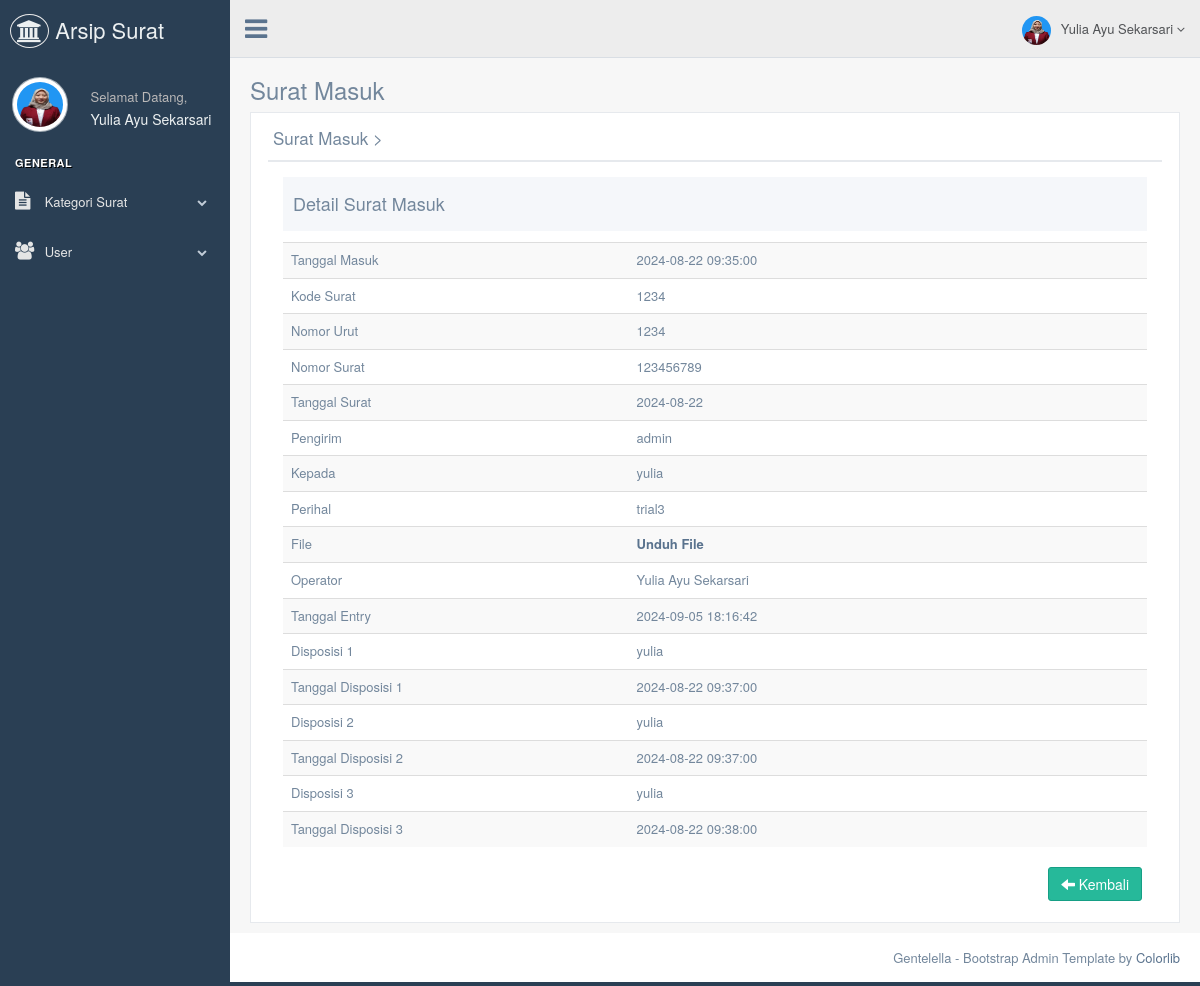
/admin/detail-suratmasuk.php?id_suratmasuk=9 (signed in), run on the app's committed database.
### tables this page shows
CREATE TABLE `tb_suratmasuk` (
  `id_suratmasuk` int(11) NOT NULL,
  `tanggalmasuk_suratmasuk` datetime NOT NULL DEFAULT current_timestamp(),
  `kode_suratmasuk` varchar(10) NOT NULL,
  `nomorurut_suratmasuk` varchar(7) NOT NULL,
  `nomor_suratmasuk` varchar(25) NOT NULL,
  `tanggalsurat_suratmasuk` date NOT NULL,
  `pengirim` varchar(255) NOT NULL,
  `kepada_suratmasuk` varchar(255) NOT NULL,
  `perihal_suratmasuk` text NOT NULL,
  `file_suratmasuk` varchar(255) NOT NULL,
  `operator` varchar(50) NOT NULL,
  `tanggal_entry` datetime NOT NULL DEFAULT current_timestamp(),
  `disposisi1` varchar(50) NOT NULL,
  `tanggal_disposisi1` datetime NOT NULL DEFAULT current_timestamp(),
  `disposisi2` varchar(50) NOT NULL,
  `tanggal_disposisi2` varchar(25) NOT NULL,
  `disposisi3` varchar(50) NOT NULL,
  `tanggal_disposisi3` datetime NOT NULL DEFAULT current_timestamp()
);

### admin/detail-suratmasuk.php (the view, shortened to what this page needs)
<!DOCTYPE html>
<html lang="en">
  <head>
    <link href="../assets/vendors/bootstrap/dist/css/bootstrap.min.css" rel="stylesheet">
    <link href="../assets/vendors/font-awesome/css/font-awesome.min.css" rel="stylesheet">
    <link href="../assets/vendors/nprogress/nprogress.css" rel="stylesheet">
    <link href="../assets/vendors/iCheck/skins/flat/green.css" rel="stylesheet">
    <link href="../assets/vendors/google-code-prettify/bin/prettify.min.css" rel="stylesheet">
    <link href="../assets/vendors/select2/dist/css/select2.min.css" rel="stylesheet">
    <link href="../assets/vendors/switchery/dist/switchery.min.css" rel="stylesheet">
    <link href="../assets/vendors/bootstrap-daterangepicker/daterangepicker.css" rel="stylesheet">
    <link href="../assets/vendors/bootstrap-datetimepicker/build/css/bootstrap-datetimepicker.css" rel="stylesheet">
    <link href="../assets/vendors/starrr/dist/starrr.css" rel="stylesheet">
    <link href="../assets/vendors/bootstrap-daterangepicker/daterangepicker.css" rel="stylesheet">
    <link href="../assets/build/css/custom.min.css" rel="stylesheet">
  </head>
  <body class="nav-md">
    <div class="container body">
      <div class="main_container">
        <?php
        include("sidebarmenu.php");
        ?>
        <?php
        include("header.php");
        ?>
        <div class="right_col" role="main">
          <div class="">
            <div class="page-title">
              <div class="title_left">
                <h3>Surat Masuk</h3>
              </div>
            </div>
            <div class="clearfix"></div>
            <div class="row">
              <div class="col-md-12 col-sm-12 col-xs-12">
                <div class="x_panel">
                  <div class="x_title">
                    <h2>Surat Masuk ><small>Detail Surat Masuk</small></h2>
                    <div class="clearfix"></div>
                  </div>
                     <?php include '../koneksi/koneksi.php';
                     $id			= mysqli_real_escape_string($db,$_GET['id_suratmasuk']);
                     $sql  		= "SELECT * FROM tb_suratmasuk where id_suratmasuk='".$id."'";
                     $query  	= mysqli_query($db, $sql);
                     $data 		= mysqli_fetch_array($query);?>
                  <div class="x_content">
                    <div class="col-md-12 col-sm-12 col-xs-12">
                      <div class="profile_title">
                        <div class="col-md-6">
                          <h2>Detail Surat Masuk </h2>
                        </div>
                      </div>
                      <div class="x_content">
                    </div>
                    <table class="table table-striped">
                      <tbody>
                        <tr>
                          <td width="40%">Tanggal Masuk</td>
                          <td><?php echo $data['tanggalmasuk_suratmasuk']?></td>
                        </tr>
                        <tr>
                          <td>Kode Surat</td>
                          <td><?php echo $data['kode_suratmasuk']?></td>
                        </tr>
                        <tr>
                          <td>Nomor Urut</td>
                          <td><?php echo $data['nomorurut_suratmasuk']?></td>
                        </tr>
                        <tr>
                          <td>Nomor Surat</td>
                          <td><?php echo $data['nomor_suratmasuk']?></td>
                        </tr>
                        <tr>
                          <td>Tanggal Surat</td>
                          <td><?php echo $data['tanggalsurat_suratmasuk']?></td>
                        </tr>
                        <tr>
                          <td>Pengirim</td>
                          <td><?php echo $data['pengirim']?></td>
                        </tr>
                        <tr>
                          <td>Kepada</td>
                          <td><?php echo $data['kepada_suratmasuk']?></td>
                        </tr>
                        <tr>
                          <td>Perihal</td>
                          <td><?php echo $data['perihal_suratmasuk']?></td>
                        </tr>
                        <tr>
                          <td>File</td>
                          <td><a href= "<?php echo 'surat_masuk/'.$data['file_suratmasuk'].''?>"><b>Unduh File</b></a></td>
                        </tr>
                        <tr>
                          <td>Operator</td>
                          <td><?php echo $data['operator']?></td>
                        </tr>
                        <tr>
                          <td>Tanggal Entry</td>
                          <td><?php echo $data['tanggal_entry']?></td>
                        </tr>
                        <tr>
                          <td>Disposisi 1</td>
                          <td><?php echo $data['disposisi1']?></td>
                        </tr>
                        <tr>
                          <td>Tanggal Disposisi 1</td>
                          <td><?php echo $data['tanggal_disposisi1']?></td>
                        </tr>
                        <tr>
                          <td>Disposisi 2</td>
                          <td><?php echo $data['disposisi2']?></td>
                        </tr>
                        <tr>
                          <td>Tanggal Disposisi 2</td>
                          <td><?php echo $data['tanggal_disposisi2']?></td>
                        </tr>
                         <tr>
                          <td>Disposisi 3</td>
                          <td><?php echo $data['disposisi3']?></td>
                        </tr>
                        <tr>
                          <td>Tanggal Disposisi 3</td>
                          <td><?php echo $data['tanggal_disposisi3']?></td>
                        </tr>
                      </tbody>
                    </table>
                    <div class="text-right">
                   <a href="datasuratmasuk.php" class="btn btn-success"><span class="glyphicon glyphicon-arrow-left"></span> Kembali</a></div>
                  </div>
                    </div>
                  </div>
                </div>
              </div>
            </div>
          </div>
        </div>
        <footer>
          <div class="pull-right">
            Gentelella - Bootstrap Admin Template by <a href="https://colorlib.com">Colorlib</a>
          </div>
          <div class="clearfix"></div>
        </footer>
      </div>
  </body>
</html>

### admin/sidebarmenu.php (shortened to what this page needs)
<?php
	 include '../koneksi/koneksi.php';
			$sql  		= "SELECT * FROM tb_admin where id_admin='".$_SESSION['id']."'";
			$query  	= mysqli_query($db, $sql);
			$data 		= mysqli_fetch_array($query);
?>
        <div class="col-md-3 left_col">
          <div class="left_col scroll-view">
            <div class="navbar nav_title" style="border: 0;">
              <a href="index.php" class="site_title"><i class="fa fa-institution"></i> <span> Arsip Surat</span></a>
            </div>
            <div class="profile clearfix">
              <div class="profile_pic">
                <img src="images/<?php echo $data['gambar']; ?>" height="55" width="55" alt="" class="img-circle profile_img">
              </div>
              <div class="profile_info">
                <span>Selamat Datang,</span>
                <h2><?php echo $_SESSION['nama'];?></h2>
              </div>
            </div>
            <br />
            <div id="sidebar-menu" class="main_menu_side hidden-print main_menu">
              <div class="menu_section">
                <h3>General</h3>
                <ul class="nav side-menu">
                  <li><a><i class="fa fa-file-text"></i> Kategori Surat <span class="fa fa-chevron-down"></span></a>
                  </li>
                  <li><a><i class="fa fa-users"></i> User <span class="fa fa-chevron-down"></span></a>
                  </li>
                </ul>
              </div>
            </div>
          </div>
        </div>

### admin/header.php (shortened to what this page needs)
<?php
include '../koneksi/koneksi.php';
$sql  		= "SELECT * FROM tb_admin where id_admin='".$_SESSION['id']."'";
$query  	= mysqli_query($db, $sql);
$data 		= mysqli_fetch_array($query);
?>
        <div class="top_nav">
          <div class="nav_menu">
            <nav>
              <div class="nav toggle">
                <a id="menu_toggle"><i class="fa fa-bars"></i></a>
              </div>
              <ul class="nav navbar-nav navbar-right">
                <li class="">
                  <a href="javascript:;" class="user-profile dropdown-toggle" data-toggle="dropdown" aria-expanded="false">
                    <img src="images/<?php echo $data['gambar']; ?>" alt=""><?php echo $_SESSION['nama'];?>
                    <span class=" fa fa-angle-down"></span>
                  </a>
                </li>
              </ul>
            </nav>
          </div>
        </div>

### data on the page
tb_suratmasuk: tanggalmasuk_suratmasuk "2024-08-22 09:35:00", kode_suratmasuk "1234", nomorurut_suratmasuk "1234", nomor_suratmasuk "123456789", tanggalsurat_suratmasuk "2024-08-22", pengirim "admin", kepada_suratmasuk "yulia", perihal_suratmasuk "trial3", operator "Yulia Ayu Sekarsari", tanggal_entry "2024-09-05 18:16:42", disposisi1 "yulia", tanggal_disposisi1 "2024-08-22 09:37:00", disposisi2 "yulia", tanggal_disposisi2 "2024-08-22 09:37:00", disposisi3 "yulia", tanggal_disposisi3 "2024-08-22 09:38:00"

### other printed values
$_SESSION['nama'] "Yulia Ayu Sekarsari"
